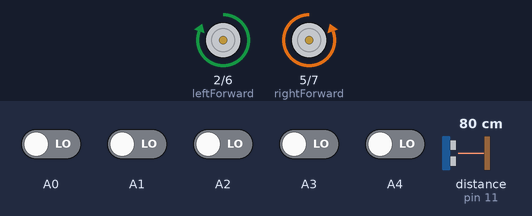
The sketch below on a simulated Arduino Uno, built with avr-gcc and run on an emulated ATmega328P. Shown: motor-driver pin pairs drawn as motors (green arrow = first pin HIGH = forward, orange = second pin HIGH = backward, longer = more drive, scaled by the enable pin). Inputs (shaded band) come from the test bench; at power-on: A0–4 LOW, distance to the obstacle (sensor on pin 11) 80 cm. The echo pulse lasts 58.3 µs per cm.

Above: at 1.2 s.
1.3 s: distance to the obstacle (sensor on pin 11) set to 23 cm
2.8 s: distance to the obstacle (sensor on pin 11) set to 18 cm
At 3.0 s:
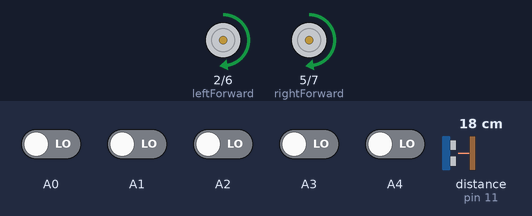
5.8 s: distance to the obstacle (sensor on pin 11) set to 35 cm
At 6.2 s:
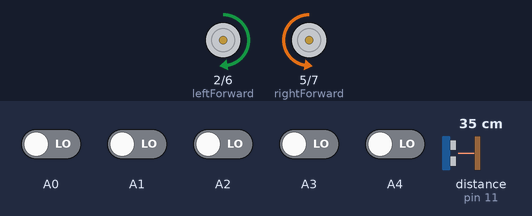
8.3 s: distance to the obstacle (sensor on pin 11) set to 2 cm
At 9.3 s:
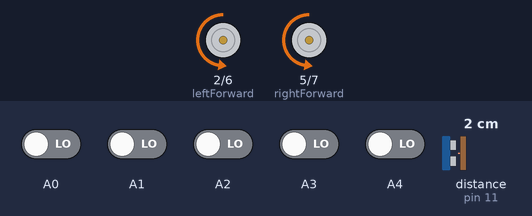
11.3 s: distance to the obstacle (sensor on pin 11) set to 60 cm
13.8 s: A0 driven HIGH and A1 driven HIGH
At 14.9 s:
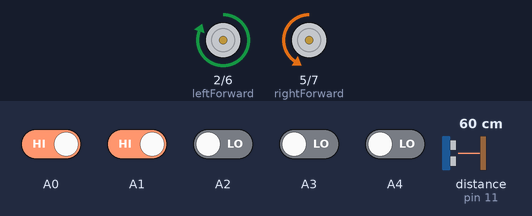
Timing chart, 0 to 16.3 s (numbered marks = the images above; inputs shaded):
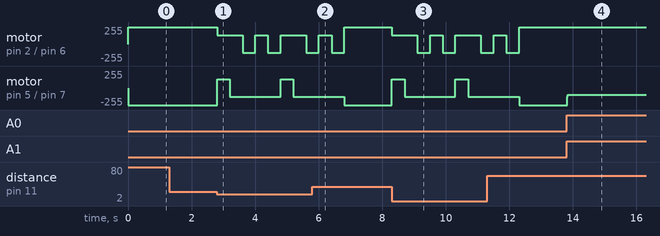

Measured:
- the behaviour switches between 21 and 20 cm on distance to the obstacle (sensor on pin 11) (found by bisection; images 0 and 1)
- after the input at 1.3 s, every drawn part: stays the same
- after the input at 13.8 s, motor on pin 5 (rightForward) / pin 7 (rightBackward): backward 255/255 → backward 102/255 at once

The sketch:

patronv5.ino
```cpp
/*
un suiveur de ligne/éviteur d'odstacle avec correction pid.
*/
#include <NewPing.h>
#include "pid_follower.h"
//
//float Kp = 40, Ki = 5, Kd = 10;
float Kp = 255*2/5, Ki = 255*2/40, Kd = 255*2/40;
//float Kp = 12, Ki = 10, Kd = 10;
float error = 0, P = 0, I = 0, D = 0, PID_value = 0;
float previous_error = 0, previous_I = 0;
byte sensor[5] = {0, 0, 0, 0, 0};
int initial_motor_speed = 255;
unsigned int pulse_controle = 0;
unsigned int sensor_controle = 0;
int s;
int duration = 0;
int distance = 0;

//


NewPing sonar(trig, echo, 100); // NewPing setup of pins and maximum distance.
void setup()
{
  pinMode(9, OUTPUT); //PWM Pin 1
  pinMode(10, OUTPUT); //PWM Pin 2
  pinMode(trig , OUTPUT);
  pinMode(echo , INPUT);
  pinMode(leftForward , OUTPUT);
  pinMode(leftBackward , OUTPUT);
  pinMode(rightForward , OUTPUT);
  pinMode(rightBackward , OUTPUT);
  pinMode(A0, INPUT);
  pinMode(A1, INPUT);
  pinMode(A2, INPUT);
  pinMode(A3, INPUT);
  pinMode(A4, INPUT);
#ifdef test
  //Enable Serial Communications
  Serial.begin(9600);
#endif
  Serial.begin(9600);

}
void loop()
{
  s = 0;

  //

  pulse_controle++;
  if (pulse_controle == 10)
  {
    distance = sonar.ping_cm();
    pulse_controle = 0;
#ifdef test
    Serial.write("\nDDDD = ");
    Serial.println(distance);
    Serial.write("       \n");
#endif
  }


  if ( distance <= 20 && distance != 0)
  {
    s = s + 1;
    if (s == 2)
    {
      analogWrite(10, initial_motor_speed);  //Left Motor Speed
      analogWrite(9, initial_motor_speed); //Right Motor Speed
      digitalWrite(leftForward , HIGH);
      digitalWrite(rightForward , LOW);
      digitalWrite(leftBackward, LOW);
      digitalWrite(rightBackward , HIGH);
      delay(2000);
      stopp();
    }
    else
    {
      eviteur();

    }
    distance = 0; //pour avoir une nouvelle valeur avant un nouveau evitement;
  }
  else
  {
    sensor_controle++;
    if (sensor_controle == 40)
    {
      read_sensor_values();
      sensor_controle = 0;
      calculate_pid();
    }
#ifdef test
    Serial.write("\n s0 :");
    Serial.print(sensor[0], HEX);
    Serial.write("- s1 :");
    Serial.print(sensor[1], HEX);
    Serial.write("- s2 :");
    Serial.print(sensor[2], HEX);
    Serial.write("- s3 :");
    Serial.print(sensor[3], HEX);
    Serial.write("- s4 :");
    Serial.print(sensor[4], HEX);
#endif

    motor_control();
  }


}

void calculate_pid()
{
  P = error;
  I = I + previous_I;
  D = error - previous_error;

  PID_value = (Kp * P) + (Ki * I) + (Kd * D);

  previous_I = I;
  previous_error = error;
}

void motor_control()
{
  // Calculating the effective motor speed:
  int left_motor_speed = initial_motor_speed - PID_value;
  int right_motor_speed = initial_motor_speed + PID_value;

  // The motor speed should not exceed the max PWM value
  constrain(left_motor_speed, -255, 255);
  constrain(right_motor_speed, -255, 255);
  //Serial.println(left_motor_speed);
  //Serial.println(right_motor_speed);

  //analogWrite(9,initial_motor_speed-PID_value);   //Left Motor Speed

  if (left_motor_speed >= 0 && right_motor_speed >= 0)
  {
    analogWrite(pwm_left, left_motor_speed);  //Left Motor Speed
    analogWrite(pwm_right, right_motor_speed); //Right Motor Speed
    // avance
    digitalWrite(leftForward , HIGH);
    digitalWrite(rightForward , LOW);
    digitalWrite(leftBackward, LOW);
    digitalWrite(rightBackward , HIGH);

  }
  else if (left_motor_speed < 0 && right_motor_speed >= 0)
  {

    analogWrite(pwm_left, abs(left_motor_speed));  //Left Motor Speed
    analogWrite(pwm_right, right_motor_speed); //Right Motor Speed
    //gauche
    digitalWrite(leftForward, HIGH);
    digitalWrite(leftBackward, LOW);
    digitalWrite(rightForward, HIGH);
    digitalWrite(rightBackward, LOW);
  }
  else if (left_motor_speed >= 0 && right_motor_speed < 0)
  {
    analogWrite(pwm_left, left_motor_speed);  //Left Motor Speed
    analogWrite(pwm_right, abs(right_motor_speed)); //Right Motor Speed
    //droite
    digitalWrite(leftForward, LOW);
    digitalWrite(leftBackward, HIGH);
    digitalWrite(rightForward, LOW);
    digitalWrite(rightBackward, HIGH);
  }
  else if (left_motor_speed < 0 && right_motor_speed < 0)
  {
    analogWrite(pwm_left, abs(left_motor_speed));  //Left Motor Speed
    analogWrite(pwm_right, abs(right_motor_speed)); //Right Motor Speed
    //back error !!!!
    digitalWrite(leftForward , LOW);
    digitalWrite(rightForward , HIGH);
    digitalWrite(leftBackward, HIGH);
    digitalWrite(rightBackward , LOW);

  }


  //analogWrite(pwm_left, left_motor_speed);  //Left Motor Speed
  //analogWrite(pwm_right, right_motor_speed); //Right Motor Speed
  //following lines of code are to make the bot move forward
  /*The pin numbers and high, low values might be different
    depending on your connections */


}
```

eviteur.cpp
```cpp
#include "pid_follower.h"

void eviteur(void)
{
  gauche(128);
  delay( temps);

  avance(128);
  delay( temps);

  droite(128);
  delay(temps);

  avance(128);
  delay(temps);

  droite(128);
  delay(temps);


  read_sensor_values();
  avance(128);

  while (!((sensor[0] == on) || (sensor[1] == on) || (sensor[2] == on) || (sensor[3] == on) || (sensor[4] == on)))read_sensor_values();

  }
```

follower.cpp
```cpp
#include "pid_follower.h"
#include <arduino.h>
//


void read_sensor_values(void)
{
  /*
    sensor[0]=digitalRead(A0);
    sensor[1]=digitalRead(A1);
    sensor[2]=digitalRead(A2);
    sensor[3]=digitalRead(A3);
    sensor[4]=digitalRead(A4);
  */
  sensor[0] = digitalRead(A4);
  sensor[1] = digitalRead(A3);
  sensor[2] = digitalRead(A2);
  sensor[3] = digitalRead(A1);
  sensor[4] = digitalRead(A0);

  if ((sensor[0] == off) && (sensor[1] == off) && (sensor[2] == off) && (sensor[3] == off) && (sensor[4] == on))
    error = 4;
  else if ((sensor[0] == off) && (sensor[1] == off) && (sensor[2] == off) && (sensor[3] == on) && (sensor[4] == on))
    error = 3;
  else if ((sensor[0] == off) && (sensor[1] == off) && (sensor[2] == off) && (sensor[3] == on) && (sensor[4] == off))
    error = 2;
  else if ((sensor[0] == off) && (sensor[1] == off) && (sensor[2] == on) && (sensor[3] == on) && (sensor[4] == off))
    error = 1.5;
  else if ((sensor[0] == off) && (sensor[1] == off) && (sensor[2] == on) && (sensor[3] == on) && (sensor[4] == off))
    error = 1;
  else if ((sensor[0] == off) && (sensor[1] == off) && (sensor[2] == on) && (sensor[3] == off) && (sensor[4] == off))
    error = 0;
    else if ((sensor[0] == off) && (sensor[1] == on) && (sensor[2] == on) && (sensor[3] == on) && (sensor[4] == off))
    error = 0;
  else if ((sensor[0] == off) && (sensor[1] == on) && (sensor[2] == on) && (sensor[3] == off) && (sensor[4] == off))
    error = -1;
    else if ((sensor[0] == on) && (sensor[1] == on) && (sensor[2] == on) && (sensor[3] == off) && (sensor[4] == off))
    error = -1.5;
  else if ((sensor[0] == off) && (sensor[1] == on) && (sensor[2] == off) && (sensor[3] == off) && (sensor[4] == off))
    error = -2;
  else if ((sensor[0] == on) && (sensor[1] == on) && (sensor[2] == off) && (sensor[3] == off) && (sensor[4] == off))
    error = -3;
  else if ((sensor[0] == on) && (sensor[1] == off) && (sensor[2] == off) && (sensor[3] == off) && (sensor[4] == off))
    error = -4;
  else if ((sensor[0] == off) && (sensor[1] == off) && (sensor[2] == off) && (sensor[3] == off) && (sensor[4] == off))
    if (error < 0) error = -5;
    else error = 5;

}
```

motor.cpp
```cpp
#include "pid_follower.h"

void avance(unsigned int speed)
{
  analogWrite(pwm_right, speed);
  analogWrite(pwm_left, speed);
  digitalWrite(leftForward, HIGH);
  digitalWrite(leftBackward, LOW);
  digitalWrite(rightForward, LOW);
  digitalWrite(rightBackward, HIGH);
}
void gauche(unsigned int speed)
{
  analogWrite(pwm_right, speed);
  analogWrite(pwm_left, speed);
  digitalWrite(leftForward, HIGH);
  digitalWrite(leftBackward, LOW);
  digitalWrite(rightForward, HIGH);
  digitalWrite(rightBackward, LOW);
}
void droite(unsigned int speed)
{
  analogWrite(pwm_right, speed);
  analogWrite(pwm_left, speed);
  digitalWrite(leftForward, LOW);
  digitalWrite(leftBackward, HIGH);
  digitalWrite(rightForward, LOW);
  digitalWrite(rightBackward, HIGH);
}


void stopp()
{
 analogWrite(pwm_right, 0);
  analogWrite(pwm_left, 0);
  digitalWrite(leftForward, LOW);
  digitalWrite(leftBackward,LOW);
  digitalWrite(rightForward, LOW);
  digitalWrite(rightBackward, LOW);
}
```

pid_follower.h
```cpp
#include <arduino.h>
#define on 0
#define off 1
#define trig 12
#define echo 11
#define leftForward  2
#define leftBackward  6
#define rightForward  5
#define rightBackward  7
#define pwm_left 9
#define pwm_right 10
#define temps 400
//
//#define test // sivousvoulez affichez sur rs232 décommenter test
//


extern float Kp , Ki, Kd;
extern float error, P, I, D, PID_value;
extern float previous_error, previous_I;
extern byte sensor[5] ;
extern int initial_motor_speed;
extern unsigned int pulse_controle;
extern int s;
extern int duration;
extern int distance;


//
void read_sensor_values(void);
void calculate_pid(void);
void motor_control(void);

void eviteur(void);
void avance(unsigned int speed);
void gauche(unsigned int speed);
void droite(unsigned int speed);
void stopp();
```
